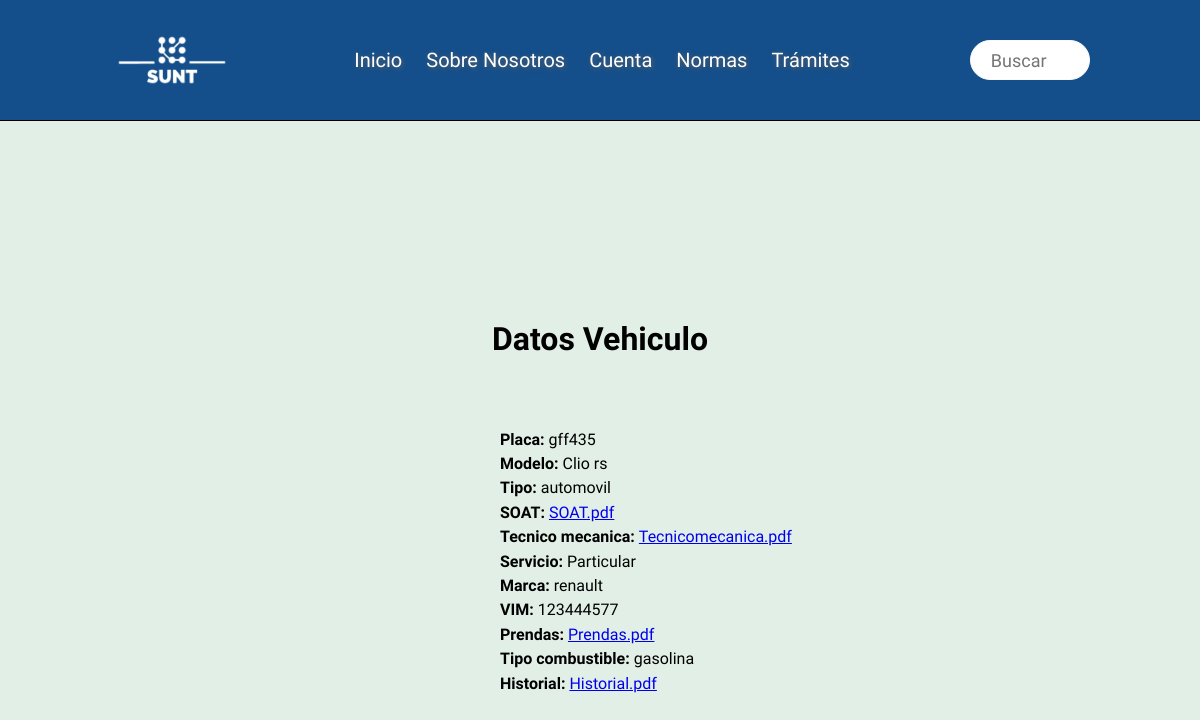
The page /miVehiculo/ (signed in) on the database its author committed.
### basedatos/models.py (models this page shows)
class Vehiculo(models.Model):
  matricula = models.CharField(max_length = 5)
  modelo = models.CharField(max_length = 20)
  tipo = models.CharField(max_length = 20)
  SOAT = models.FileField(upload_to = 'archivos/')
  tecnicomecanica = models.FileField(upload_to = 'archivos/')
  servicio = models.CharField(max_length= 20)
  marca = models.CharField(max_length = 20)
  VIM = models.IntegerField()
  prendas = models.FileField(upload_to = 'archivos/')
  tipocombustible = models.CharField(max_length = 15)
  historial = models.FileField(upload_to = 'archivos/')
  idusuario = models.ForeignKey(Usuario, on_delete = models.CASCADE)
  class Meta:
    verbose_name = "vehiculo"
    verbose_name_plural = "vehiculos"

### basedatos/views.py (the view)
# urls.py: path('miVehiculo/', views.miVehiculo, name="miVehiculo"),
def miVehiculo(request):
  cedula = request.session['identificacion']
  info_vehiculo= vehi.consultaVehiculo(cedula)
  print(info_vehiculo)
  return render(request, "miVehiculo.html", {"info_vehiculo":info_vehiculo})

### basedatos/vehiculo.py (called while the page is built)
def consultaVehiculo(id_usuario):
    user = Usuario.objects.get(identificacion=id_usuario)
    vehc = Vehiculo.objects.filter(idusuario = user)
    return vehc

### basedatos/templates/miVehiculo.html (shortened to what this page needs)
<!DOCTYPE html>
<html lang="en">
  <head>
    {% load static %}
    <link
      rel="stylesheet"
      type="text/css"
      href="{% static 'sunt/css/style.css' %}"
    />
    <link
      rel="stylesheet"
      type="text/css"
      href="{% static 'sunt/css/normalize.css' %}"
    />
  </head>
  <header>
    <div class="logo_titulo_superior">
      <div class="logo">
        <img src="{% static 'sunt/imagenes/logoSunt.png' %}" alt="Logo Sunt" />
      </div>
    </div>
    <nav>
      <ul>
        <li class="nav_items" id="inicio">
          <a href="{% url 'index' %}">Inicio</a>
        </li>
        <li class="nav_items" id="sobreNosotros">
          <a href="{% url 'sobrenosotros' %}">Sobre Nosotros</a>
        </li>
        <li class="nav_items" id="cuenta">
          <a href="{% url 'Cuenta' %}">Cuenta</a>
        </li>
        <li class="nav_items" id="normas">
          <a href="{% url 'normas' %}">Normas</a>
        </li>
        <li class="nav_items" id="tramites">
          <a href="{% url 'tramites' %}">Trámites</a>
        </li>
      </ul>
    </nav>
    <div class="container_busqueda">
      <input type="text" placeholder="Buscar" required id="input_busqueda" />
      <div class="icono_cuadro_busqueda_superior">
      </div>
    </div>
  </header>
  <body>
    <div class="principal_miInformacion">
      <h1>Datos Vehiculo</h1>
      {% for vehiculo in info_vehiculo %}
      <div class="contenedor_campo">
        <p class="campo" id="Placa">
          <strong>Placa: </strong>
          {{vehiculo.matricula}}
        </p>
        <p class="campo" id="modelo">
          <strong>Modelo: </strong>
          {{vehiculo.modelo}}
        </p>
        <p class="campo" id="tipo">
          <strong>Tipo: </strong>
          {{vehiculo.tipo}}
        </p>
        <p class="campo" id="SOAT">
          <strong>SOAT: </strong>
          <a
            href="{{vehiculo.SOAT.url}}"
            download
            target="_blank"
            rel="noopener"
            >SOAT.pdf</a
          >
        </p>
        <p class="campo" id="tecnicomecanica">
          <strong>Tecnico mecanica: </strong>
          <a href="{{vehiculo.tecnicomecanica.url}}" download target="_blank"
            >Tecnicomecanica.pdf</a
          >
        </p>
        <p class="campo" id="servicio">
          <strong>Servicio: </strong>
          {{vehiculo.servicio}}
        </p>
        <p class="campo" id="marca">
          <strong>Marca: </strong>
          {{vehiculo.marca}}
        </p>
        <p class="campo" id="VIM">
          <strong>VIM: </strong>
          {{vehiculo.VIM}}
        </p>
        <p class="campo" id="prendas">
          <strong>Prendas: </strong>
          <a href="{{vehiculo.prendas.url}}" download>Prendas.pdf</a>
        </p>
        <p class="campo" id="tipocombustible">
          <strong>Tipo combustible: </strong>
          {{vehiculo.tipocombustible}}
        </p>
        <p class="campo" id="historial">
          <strong>Historial: </strong>
          <a href="{{vehiculo.historial.url}}" download>Historial.pdf</a>
        </p>
      </div>
      {% endfor %}
    </div>
    <div class="espacio"></div>
  </body>
</html>

### static/sunt/css/style.css (style rules this page uses)
* { font-family: "Prompt", sans-serif; }
header { display: flex; width: 100%; height: 120px; background-color: rgb(20, 79, 139); justify-content: space-evenly; align-items: center; outline: 1px solid black; }
header { position: fixed; z-index: 50; }
nav { display: inline-block; text-align: center; }
li > a { font-size: 20px; text-decoration: none; color: rgb(255, 255, 255); text-shadow: 1px 1px 5px rgb(100, 100, 100); }
ul li { position: relative; text-decoration: none; display: inline-block; margin: 10px; pointer-events: all; }
.container_busqueda { position: relative; width: 200px; height: 120px; display: inline-block; }
.icono_cuadro_busqueda_superior { width: 10px; height: 55px; line-height: 55px; display: inline-block; position: absolute; top: 33px; right: 20px; color: rgb(250, 250, 250); font-size: 20px; border-radius: 50%; }
#input_busqueda { width: 120px; height: 40px; padding: 0 20px; font-size: 18px; color: rgb(0, 0, 0); outline: none; border: 1px solid rgb(250, 250, 250); border-radius: 30px; transition: all 0.6s ease; }
#input_busqueda { position: absolute; top: 0; left: 0; right: 0; bottom: 0; margin: auto; display: inline-block; }
.logo_titulo_superior { position: relative; width: 15%; height: 80%; display: inline-block; margin: 1% 1%; }
.logo { position: absolute; top: 0; left: 0; right: 0; bottom: 0; margin: auto; width: 150px; height: 150px; object-fit: contain; display: inline-block; }
html { width: 100%; height: 100%; }
body { min-width: 100%; min-height: 100%; background-color: rgb(225, 239, 230); }
.contenedor_campo { font-family: sans-serif; display: flex; flex-direction: column; margin-top: 5%; }
.campo { margin: auto; margin-top: 3px; margin-bottom: 3px; text-align: justify; width: 400px; position: relative; left: 100px; }
.principal_miInformacion { display: flex; flex-direction: column; width: 80%; height: 40%; border-radius: 2%; align-content: center; justify-content: space-evenly; margin: auto; position: relative; top: 300px; z-index: 30; }
.principal_miInformacion > h1 { text-align: center; }
.espacio { height: 500px; width: 100%; position: relative; top: 30%; }

### rows shown on the page
Vehiculo: matricula "gff435", modelo "Clio rs", tipo "automovil", servicio "Particular", marca "renault", VIM "123444577", tipocombustible "gasolina"
